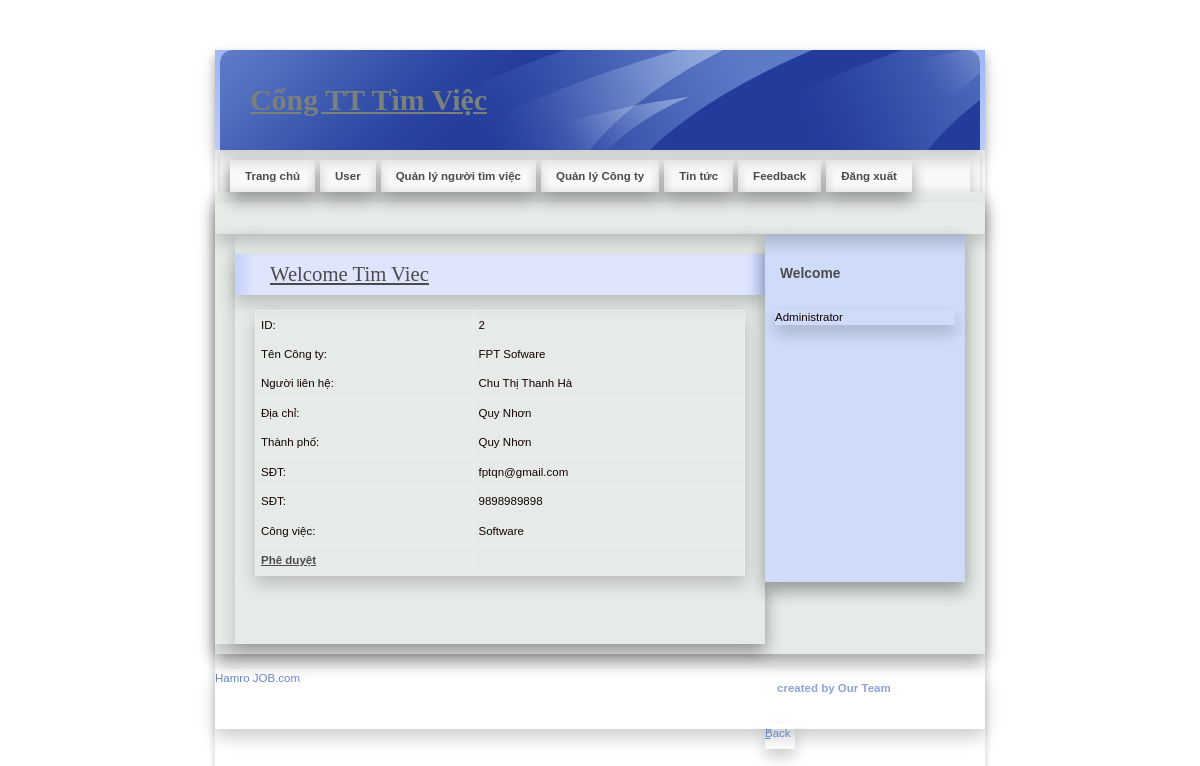
The app's page /Admin/DetailEmp.php?EmpId=2 with its own data.
### tables this page shows
CREATE TABLE `employer_reg` (
  `EmployerId` int(11) NOT NULL,
  `CompanyName` varchar(20) NOT NULL,
  `ContactPerson` varchar(20) NOT NULL,
  `Address` varchar(100) NOT NULL,
  `City` varchar(20) NOT NULL,
  `Email` varchar(40) NOT NULL,
  `Mobile` bigint(20) NOT NULL,
  `Area_Work` varchar(40) NOT NULL,
  `Status` varchar(10) NOT NULL,
  `UserName` varchar(20) NOT NULL,
  `Password` varchar(20) NOT NULL,
  `Question` varchar(100) NOT NULL,
  `Answer` varchar(50) NOT NULL
);

### Admin/DetailEmp.php (the view, shortened to what this page needs)
<!DOCTYPE html PUBLIC "-//W3C//DTD XHTML 1.0 Strict//EN" "http://www.w3.org/TR/xhtml1/DTD/xhtml1-strict.dtd">
<html xmlns="http://www.w3.org/1999/xhtml" xml:lang="cs" lang="cs">
<head>
    <link rel="stylesheet" media="screen,projection" type="text/css" href="./css/main.css" />
    <link rel="stylesheet" media="print" type="text/css" href="./css/print.css" />
    <link rel="stylesheet" media="aural" type="text/css" href="./css/aural.css" />
</head>
<body id="www-url-cz">
<div id="main" class="box">
<?php
include "Header.php"
?>
<?php
include "menu.php"
?>
    <div id="page" class="box">
    <div id="page-in" class="box">
        <div id="strip" class="box noprint">
            <p id="breadcrumbs">&nbsp;</p>
        </div>
        <div id="content">
            <div class="article">
              <h2><span><a href="#">Welcome Tim Viec</a></span></h2>
               <?php
$ID=$_GET['EmpId'];
$con = mysqli_connect("localhost","root","","job");
mysqli_set_charset($con, 'UTF8');
$sql = "select * from Employer_Reg where EmployerId ='".$ID."'  ";
$result = mysqli_query($con,$sql);
$row = mysqli_fetch_array($result)
?>
                <table width="100%" border="1" cellspacing="2" cellpadding="2">
                  <tr>
                    <td>ID:</td>
                    <td><?php echo $row['EmployerId'];?></td>
                  </tr>
                  <tr>
                    <td>Tên Công ty:</td>
                    <td><?php echo $row['CompanyName'];?></td>
                  </tr>
                  <tr>
                    <td>Người liên hệ:</td>
                    <td><?php echo $row['ContactPerson'];?></td>
                  </tr>
                  <tr>
                    <td>Địa chỉ:</td>
                    <td><?php echo $row['Address'];?></td>
                  </tr>
                  <tr>
                    <td>Thành phố:</td>
                    <td><?php echo $row['City'];?></td>
                  </tr>
                  <tr>
                    <td>SĐT:</td>
                    <td><?php echo $row['Email'];?></td>
                  </tr>
                  <tr>
                    <td>SĐT:</td>
                    <td><?php echo $row['Mobile'];?></td>
                  </tr>
                  <tr>
                    <td>Công việc:</td>
                    <td><?php echo $row['Area_Work'];?></td>
                  </tr>
                  <tr>
                    <td><strong><a href="ApprovEmp.php?EmpId=<?php echo $row['EmployerId'];?>">Phê duyệt</a></strong></td>
                    <td>&nbsp;</td>
                  </tr>
                </table>
              <p class="btn-more box noprint">&nbsp;</p>
          </div>
        </div>
<?php
include "right.php"
?>
    </div>
    </div>
<?php
include "footer.php"
?>
</div>
</body>
</html>

### JobSeeker/css/main.css (style rules this page uses)
* { min-height: 1px; }
body { border: 0; margin: 0; padding: 0; background: #ffffff; font: 72%/160% "verdana", sans-serif; color: #120101; _text-align: center; }
a { color: #4b4b4b; }
p { border: 0; margin: 15px 0; padding: 0; }
div { display: block; border: 0; margin: 0; padding: 0; box-shadow: 0 8px 16px 0 rgba(0, 0, 0, 0.2); }
h1, h2, h3, h4, h5 { border: 0; margin: 15px 0 10px 0; padding: 0; font-weight: bold; }
h2 { font-size: 180%; line-height: 100%; font-family: "georgia", serif; font-weight: normal; }
table { display: table; border-collapse: collapse; margin: 15px 0; padding: 0; border: 1px solid rgb(238, 95, 95); font-size: 100%; box-shadow: 0 8px 16px 0 rgba(0, 0, 0, 0.2); }
tr { display: table-row; }
th, td { display: table-cell; border: 1px solid rgb(238, 238, 238); margin: 0; padding: 5px; vertical-align: top; text-align: left; }
a, img, span { border: 0; margin: 0; padding: 0; }
strong, .strong { font-weight: bold; }
.box { min-height: 1px; _height: 1px; }
.box:after { content: "."; display: block; line-height: 0px; font-size: 0px; visibility: hidden; clear: both; }
#main { width: 770px; margin: 50px auto 0 auto; _text-align: left; box-shadow: 0 4px 8px 0 rgba(0, 0, 0, 0.2); }
#page { width: 770px; min-height: 1px; background: #e7ebe8; _height: 1px; box-shadow: 0 8px 16px 0 rgba(0, 0, 0, 0.2); }
#page-in { min-height: 1px; padding: 10px 0; _height: 1px; box-shadow: 0 8px 16px 0 rgba(0, 0, 0, 0.2); }
#strip { position: relative; clear: both; padding: 3px 20px 10px 20px; color: #7a807c; }
#strip p { margin: 0; }
#strip #breadcrumbs { width: 520px; margin: 0; padding: 0; }
#content { float: left; width: 530px; _width: 550px; margin: 0; padding: 0 0 0 20px; }
#content .article { clear: both; margin: 0; padding: 20px; }
#content .article h2 { margin: 0 -20px; padding: 10px; background: #dee5fd url("../design/content_title_bg.gif") 0 0 repeat-y; color: #4b4b4b; box-shadow: 0 8px 16px 0 rgba(0, 0, 0, 0.2); }
#content .article h2 span { padding-left: 25px; }
#content .article p { text-align: justify; }
#content .btn-more { margin: 0 0 15px 0; padding: 0; border: 0; position: relative; }

### Admin/css/print.css (style rules this page uses)
body { border:0; margin:0; padding:0; font-size:12pt }
a { color:#000; text-decoration:none; }
h1, h2, h3 { page-break-after:avoid; page-break-inside:avoid; }
table { border-collapse: collapse; border-width:1px; border-style:solid; }
th, td { display:table-cell; border-width:1px; border-style:solid; }
.noprint { display:none; }

### Admin/css/aural.css (style rules this page uses)
body { voice-family:paul,male; volume:loud; speech-rate:slow; richness:90; stress:20; }
h1, h2, h3, h4, h5 { cue-before:url("ping.au"); }
p, table { pause:50ms; }
strong { pitch:medium; pitch-range:60; stress:90; richness:90; }

### records on screen
employer_reg: EmployerId "2", CompanyName "FPT Sofware", ContactPerson "Chu Thị Thanh Hà", Address "Quy Nhơn", City "Quy Nhơn", Email "fptqn@gmail.com", Mobile "9898989898", Area_Work "Software"
